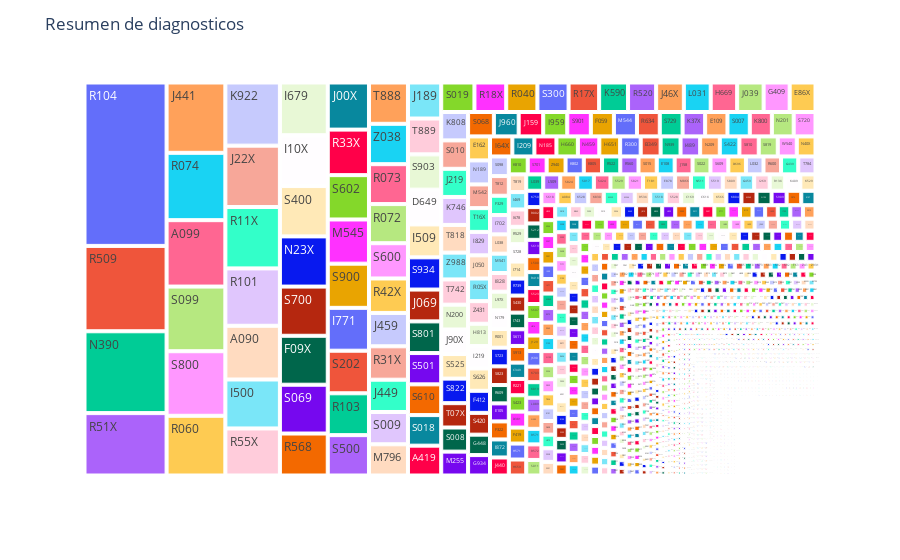

The code cell stored with this chart in its notebook:
### Markdown cell above
## Diagnostico

### Code cell
diagnosticos_total = pd.concat([data['Dx Principal Cod'], 
                          data['Dx Relacionado1 Cod'], 
                          data['Dx Relacionado2 Cod '],
                          data['Dx Relacionado3 Cod']])

frecuencia_diagnosticos = diagnosticos_total.value_counts()
value_counts = frecuencia_diagnosticos.reset_index()
value_counts.columns = ['Category', 'Count']

total_count = value_counts['Count'].sum()
value_counts['Percentage'] = round((value_counts['Count'] / total_count) * 100, 2)

fig = px.treemap(value_counts, path=['Category'],
                values='Count', 
                hover_data={'Category': True, 'Count': True, 'Percentage': True},
                labels={'Percentage': 'Percentage (%)'})
fig.update_layout(title='Resumen de diagnosticos')
fig.show()

### Figure 1 — Plotly figure (JSON) as saved in the notebook; plotly's stock layout.template omitted (floating-point values rounded to 4 significant figures; data arrays with more than 128 entries replaced by an {"elided": "..."} marker saying what was removed)
{"data": [{"branchvalues": "total", "customdata": {"elided": "2823x3 mixed values"}, "domain": {"x": [0, 1], "y": [0, 1]}, "hovertemplate": "labels=%{label}<br>Count=%{customdata[1]}<br>parent=%{parent}<br>id=%{id}<br>Category=%{customdata[0]}<br>Percentage (%)=%{customdata[2]}<extra></extra>", "ids": {"elided": "2823 str values"}, "labels": {"elided": "2823 str values"}, "name": "", "parents": {"elided": "2823 str values"}, "type": "treemap", "values": {"elided": "2823 int values"}}], "layout": {"legend": {"tracegroupgap": 0}, "margin": {"t": 60}, "title": {"text": "Resumen de diagnosticos"}}}
